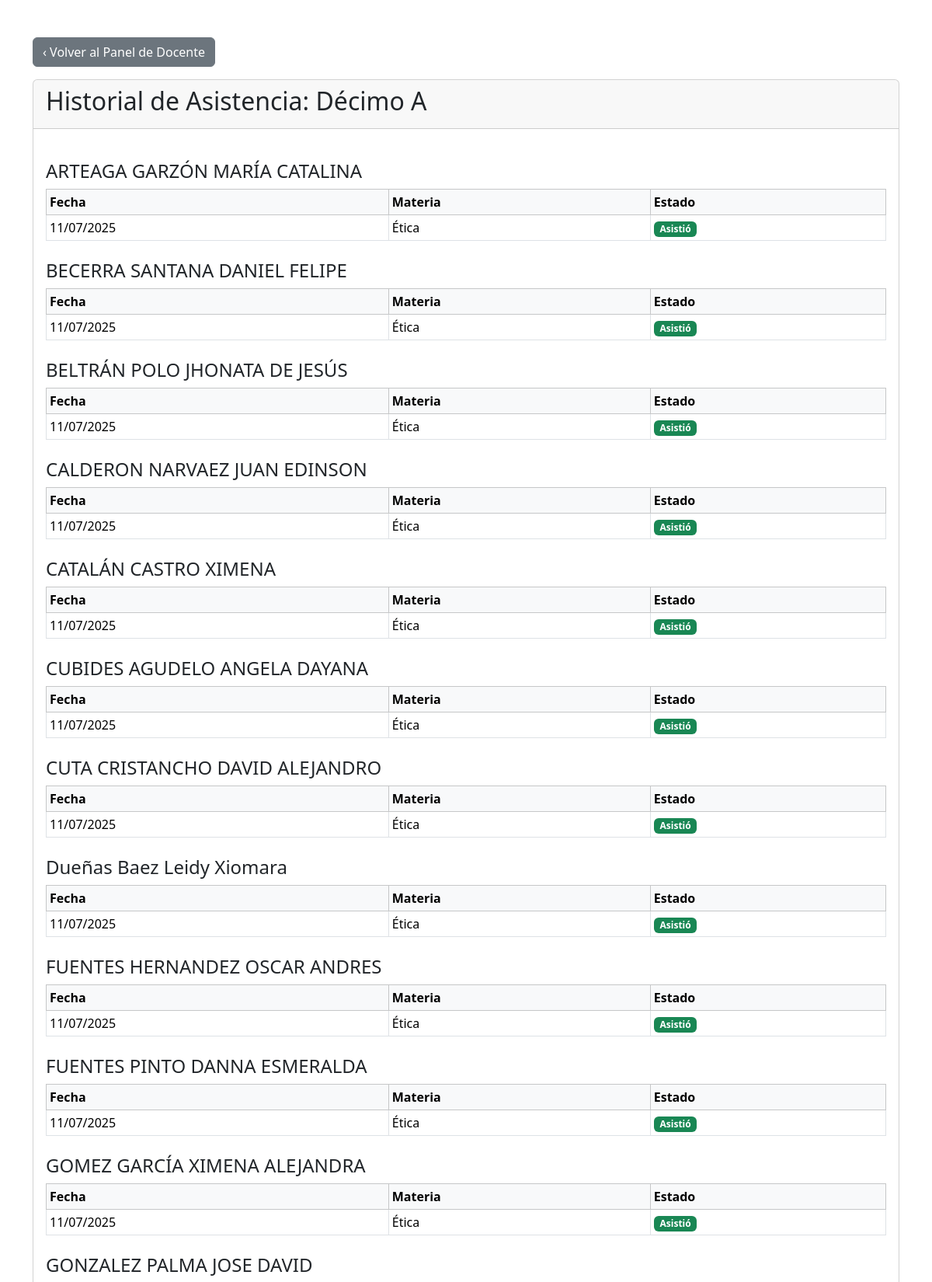
The page /historial/1/ (signed in, upper part) on the database its author committed.
### core/models.py (models this page shows, shortened)
class Grupo(models.Model):
    nombre = models.CharField(max_length=100, unique=True)
    estudiantes = models.ManyToManyField('Estudiante', blank=True, related_name='grupos')

class Estudiante(models.Model):
    nombre_completo = models.CharField(max_length=200)
    codigo_estudiantil = models.CharField(max_length=50, unique=True, blank=True, null=True)

class Asistencia(models.Model):
    ESTADOS = (
        ('asistio', 'Asistió'),
        ('fallo', 'Falló'),
        ('tarde', 'Llegó Tarde'),
        ('excusado', 'Con Excusa'),
        ('evadido', 'Evadido'),
    )
    asignacion = models.ForeignKey(Asignacion, on_delete=models.CASCADE)
    estudiante = models.ForeignKey(Estudiante, on_delete=models.CASCADE)
    fecha = models.DateField()
    estado = models.CharField(max_length=10, choices=ESTADOS)
    class Meta:
        unique_together = ('asignacion', 'estudiante', 'fecha')

class Asignacion(models.Model):
    docente = models.ForeignKey(settings.AUTH_USER_MODEL, on_delete=models.CASCADE, limit_choices_to={'rol': 'docente'})
    materia = models.ForeignKey(Materia, on_delete=models.CASCADE)
    grupo = models.ForeignKey(Grupo, on_delete=models.CASCADE)
    class Meta:
        unique_together = ('docente', 'materia', 'grupo')

class Materia(models.Model):
    nombre = models.CharField(max_length=100, unique=True)

### core/views.py (the view)
# urls.py: path('historial/<int:asignacion_id>/', views.historial_asistencia_view, name='historial_asistencia'),
@login_required
def historial_asistencia_view(request, asignacion_id):
    asignacion_actual = get_object_or_404(Asignacion, id=asignacion_id)
    grupo_actual = asignacion_actual.grupo
    asistencias_query = Asistencia.objects.filter(asignacion__grupo=grupo_actual)
    if request.user.rol == 'docente':
        asistencias_query = asistencias_query.filter(asignacion=asignacion_actual)
    asistencias = asistencias_query.order_by('estudiante__nombre_completo', 'fecha', 'asignacion__materia__nombre')
    historial_agrupado = {}
    for asistencia in asistencias:
        if asistencia.estudiante not in historial_agrupado:
            historial_agrupado[asistencia.estudiante] = []
        historial_agrupado[asistencia.estudiante].append(asistencia)
    contexto = {
        'grupo': grupo_actual, # Pasamos el grupo para mostrar su nombre
        'historial': historial_agrupado,
        'rol_usuario': request.user.rol
    }
    return render(request, 'core/historial_asistencia.html', contexto)

### core/templates/core/historial_asistencia.html (shortened to what this page needs)
<!DOCTYPE html>
<html lang="es">
<head>
    <link href="https://cdn.jsdelivr.net/npm/bootstrap@5.3.3/dist/css/bootstrap.min.css" rel="stylesheet">
</head>
<body>
    <div class="container mt-5">
        {% if rol_usuario == 'docente' %}
            <a href="{% url 'dashboard_docente' %}" class="btn btn-secondary mb-3">‹ Volver al Panel de Docente</a>
        {% else %}
            <a href="{% url 'dashboard_coordinador_rector' %}" class="btn btn-secondary mb-3">‹ Volver al Panel de Supervisión</a>
        {% endif %}
        <div class="card">
            <div class="card-header">
                <h2>Historial de Asistencia: {{ grupo.nombre }}</h2>
            </div>
            <div class="card-body">
                {% for estudiante, registros in historial.items %}
                    <h4 class="mt-4">{{ estudiante.nombre_completo }}</h4>
                    <table class="table table-sm table-bordered">
                        <thead>
                            <tr class="table-light">
                                <th>Fecha</th>
                                <th>Materia</th>
                                <th>Estado</th>
                            </tr>
                        </thead>
                        <tbody>
                            {% for registro in registros %}
                                <tr>
                                    <td>{{ registro.fecha|date:"d/m/Y" }}</td>
                                    <td>{{ registro.asignacion.materia.nombre }}</td>
                                    <td>
                                        {% if registro.estado == 'asistio' %}
                                            <span class="badge bg-success">{{ registro.get_estado_display }}</span>
                                        {% elif registro.estado == 'fallo' %}
                                            <span class="badge bg-danger">{{ registro.get_estado_display }}</span>
                                        {% elif registro.estado == 'tarde' %}
                                            <span class="badge bg-warning text-dark">{{ registro.get_estado_display }}</span>
                                        {% elif registro.estado == 'excusado' %}
                                            <span class="badge bg-info text-dark">{{ registro.get_estado_display }}</span>
                                        {% elif registro.estado == 'evadido' %}
                                            <span class="badge bg-dark">{{ registro.get_estado_display }}</span>
                                        {% else %}
                                            <span class="badge bg-secondary">{{ registro.estado }}</span>
                                        {% endif %}
                                    </td>
                                </tr>
                            {% endfor %}
                        </tbody>
                    </table>
                {% empty %}
                    <p>No hay registros de asistencia para este curso todavía.</p>
                {% endfor %}
            </div>
        </div>
    </div>
</body>
</html>

### rows shown on the page
Grupo: nombre "Décimo A"
Estudiante: nombre_completo "ARTEAGA GARZÓN MARÍA CATALINA"
Asistencia: fecha "11/07/2025", asignacion.materia.nombre "Ética", estado "Asistió"
Estudiante: nombre_completo "BECERRA SANTANA DANIEL FELIPE"
Asistencia: fecha "11/07/2025", asignacion.materia.nombre "Ética", estado "Asistió"
Estudiante: nombre_completo "BELTRÁN POLO JHONATA DE JESÚS"
Asistencia: fecha "11/07/2025", asignacion.materia.nombre "Ética", estado "Asistió"
Estudiante: nombre_completo "CALDERON NARVAEZ JUAN EDINSON"
Asistencia: fecha "11/07/2025", asignacion.materia.nombre "Ética", estado "Asistió"
Estudiante: nombre_completo "CATALÁN CASTRO XIMENA"
Asistencia: fecha "11/07/2025", asignacion.materia.nombre "Ética", estado "Asistió"
Estudiante: nombre_completo "CUBIDES AGUDELO ANGELA DAYANA"
Asistencia: fecha "11/07/2025", asignacion.materia.nombre "Ética", estado "Asistió"
Estudiante: nombre_completo "CUTA CRISTANCHO DAVID ALEJANDRO"
Asistencia: fecha "11/07/2025", asignacion.materia.nombre "Ética", estado "Asistió"
Estudiante: nombre_completo "Dueñas Baez Leidy Xiomara"
Asistencia: fecha "11/07/2025", asignacion.materia.nombre "Ética", estado "Asistió"
Estudiante: nombre_completo "FUENTES HERNANDEZ OSCAR ANDRES"
Asistencia: fecha "11/07/2025", asignacion.materia.nombre "Ética", estado "Asistió"
Estudiante: nombre_completo "FUENTES PINTO DANNA ESMERALDA"
Asistencia: fecha "11/07/2025", asignacion.materia.nombre "Ética", estado "Asistió"
Estudiante: nombre_completo "GOMEZ GARCÍA XIMENA ALEJANDRA"
Asistencia: fecha "11/07/2025", asignacion.materia.nombre "Ética", estado "Asistió"
Estudiante: nombre_completo "GONZALEZ PALMA JOSE DAVID"
